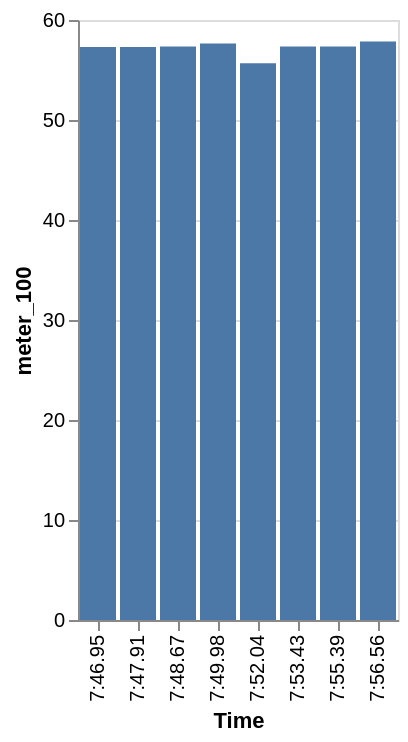

Vega-Lite specification for this chart:
### Vega-Lite specification from a JSON file in a GitHub repository (floating-point values rounded to 4 significant figures)
{"data": {"values": [{"x_data": "7:46.95", "y_data": 57.31}, {"x_data": "7:47.91", "y_data": 57.31}, {"x_data": "7:48.67", "y_data": 57.35}, {"x_data": "7:49.98", "y_data": 57.66}, {"x_data": "7:52.04", "y_data": 55.67}, {"x_data": "7:53.43", "y_data": 57.34}, {"x_data": "7:55.39", "y_data": 57.34}, {"x_data": "7:56.56", "y_data": 57.84}]}, "mark": "bar", "encoding": {"x": {"field": "x_data", "type": "nominal", "title": "Time", "sort": "ascending"}, "y": {"field": "y_data", "type": "quantitative", "title": "meter_100"}}}
